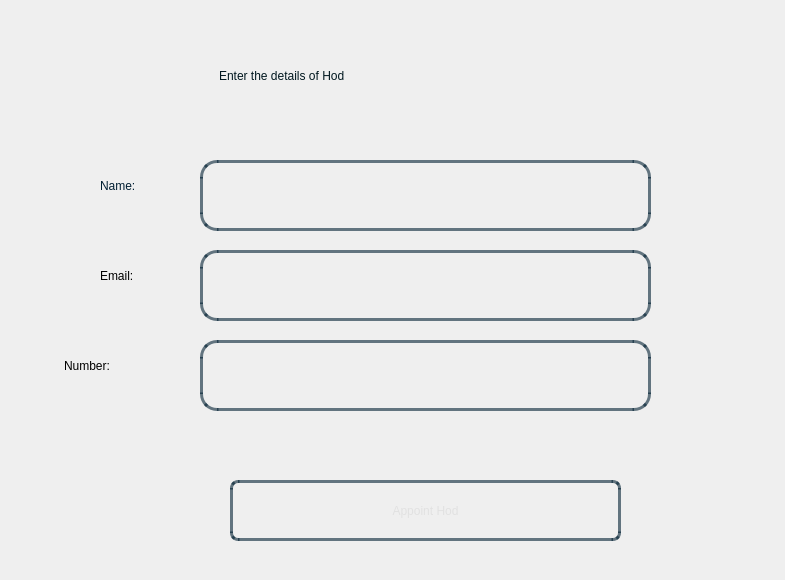
<?xml version="1.0" encoding="UTF-8"?>
<ui version="4.0">
 <class>Dialog</class>
 <widget class="QDialog" name="Dialog">
  <property name="geometry">
   <rect>
    <x>0</x>
    <y>0</y>
    <width>785</width>
    <height>580</height>
   </rect>
  </property>
  <property name="windowTitle">
   <string>Dialog</string>
  </property>
  <widget class="QWidget" name="bgwidget" native="true">
   <property name="geometry">
    <rect>
     <x>-10</x>
     <y>0</y>
     <width>811</width>
     <height>581</height>
    </rect>
   </property>
   <property name="styleSheet">
    <string notr="true">QWidget#bgwidget{
background-color:qlineargradient(x1: 1, y1: 1, x2:1, y2: 0.2, stop: 0 rgba(0, 52, 89,140),
stop: 1 rgba(0, 168, 232,190))
}
</string>
   </property>
   <widget class="QLabel" name="label">
    <property name="geometry">
     <rect>
      <x>229</x>
      <y>20</y>
      <width>421</width>
      <height>111</height>
     </rect>
    </property>
    <property name="styleSheet">
     <string notr="true">font: 24pt &quot;Sans Serif Collection&quot;;
color: rgba(0,23,31,255);</string>
    </property>
    <property name="text">
     <string>Enter the details of Hod</string>
    </property>
   </widget>
   <widget class="QLineEdit" name="hodName">
    <property name="geometry">
     <rect>
      <x>210</x>
      <y>160</y>
      <width>451</width>
      <height>71</height>
     </rect>
    </property>
    <property name="styleSheet">
     <string notr="true">.QLineEdit{
border-radius:17px;
background-color:rgba(0,0,0,0);
border:3px solid rgba(0,30,50,150);
font: 18pt &quot;Sans Serif Collection&quot;;
padding:18px;
padding-top:8px;

}

.QLineEdit:focus{
	background-color:rgba(255,255,255,255);

}</string>
    </property>
    <property name="text">
     <string/>
    </property>
   </widget>
   <widget class="QLabel" name="label_2">
    <property name="geometry">
     <rect>
      <x>110</x>
      <y>160</y>
      <width>131</width>
      <height>51</height>
     </rect>
    </property>
    <property name="styleSheet">
     <string notr="true">font: 18pt &quot;Sans Serif Collection&quot;;
color:rgba(0,30,50,255);</string>
    </property>
    <property name="text">
     <string>Name:</string>
    </property>
   </widget>
   <widget class="QLabel" name="label_3">
    <property name="geometry">
     <rect>
      <x>110</x>
      <y>250</y>
      <width>131</width>
      <height>51</height>
     </rect>
    </property>
    <property name="styleSheet">
     <string notr="true">font: 18pt &quot;Sans Serif Collection&quot;;
</string>
    </property>
    <property name="text">
     <string>Email:</string>
    </property>
   </widget>
   <widget class="QLineEdit" name="hodEmail">
    <property name="geometry">
     <rect>
      <x>210</x>
      <y>250</y>
      <width>451</width>
      <height>71</height>
     </rect>
    </property>
    <property name="styleSheet">
     <string notr="true">.QLineEdit{
border-radius:17px;
background-color:rgba(0,0,0,0);
border:3px solid rgba(0,30,50,150);
font: 18pt &quot;Sans Serif Collection&quot;;
padding:18px;
padding-top:8px;

}

.QLineEdit:focus{
	background-color:rgba(255,255,255,255);

}</string>
    </property>
    <property name="text">
     <string/>
    </property>
   </widget>
   <widget class="QLabel" name="label_4">
    <property name="geometry">
     <rect>
      <x>74</x>
      <y>340</y>
      <width>131</width>
      <height>51</height>
     </rect>
    </property>
    <property name="styleSheet">
     <string notr="true">font: 18pt &quot;Sans Serif Collection&quot;;
</string>
    </property>
    <property name="text">
     <string>Number:</string>
    </property>
   </widget>
   <widget class="QLineEdit" name="hodNumber">
    <property name="geometry">
     <rect>
      <x>210</x>
      <y>340</y>
      <width>451</width>
      <height>71</height>
     </rect>
    </property>
    <property name="styleSheet">
     <string notr="true">.QLineEdit{
border-radius:17px;
background-color:rgba(0,0,0,0);
border:3px solid rgba(0,30,50,150);
font: 18pt &quot;Sans Serif Collection&quot;;
padding:18px;
padding-top:8px;;

}

.QLineEdit:focus{
	background-color:rgba(255,255,255,255);

}</string>
    </property>
    <property name="text">
     <string/>
    </property>
   </widget>
   <widget class="QPushButton" name="hodBtn">
    <property name="geometry">
     <rect>
      <x>240</x>
      <y>480</y>
      <width>391</width>
      <height>61</height>
     </rect>
    </property>
    <property name="styleSheet">
     <string notr="true">QPushButton{
border-radius:8px;
border:3px solid rgba(0,30,50,150);
color:rgba(225,225,225,255);
background-color:rgba(0,0,0,0);
font: 22pt &quot;Sans Serif Collection&quot;;
}
.QPushButton:hover
{
   background-color:white;
	color: rgba(0,30,50,150);
}</string>
    </property>
    <property name="text">
     <string>Appoint Hod</string>
    </property>
   </widget>
   <widget class="QLabel" name="error">
    <property name="geometry">
     <rect>
      <x>210</x>
      <y>420</y>
      <width>441</width>
      <height>41</height>
     </rect>
    </property>
    <property name="styleSheet">
     <string notr="true">font: 14pt &quot;Sans Serif Collection&quot;;
color:red;
background-color: rgba(0,0,0,0);</string>
    </property>
    <property name="text">
     <string/>
    </property>
   </widget>
  </widget>
 </widget>
 <resources/>
 <connections/>
</ui>
